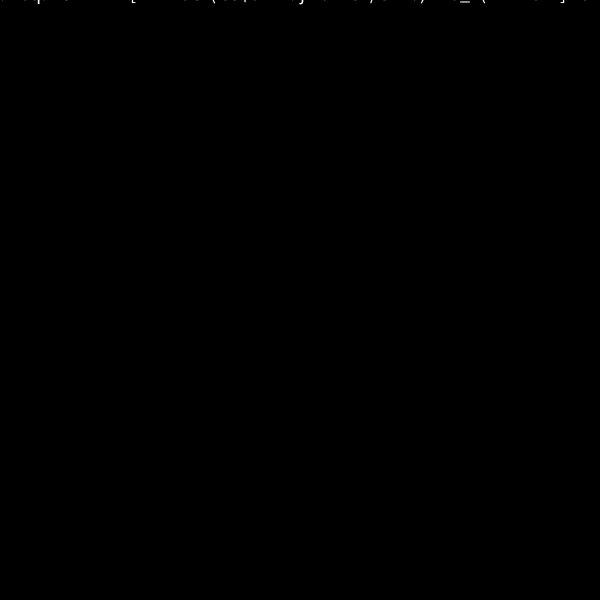
Frame 1 (no input)
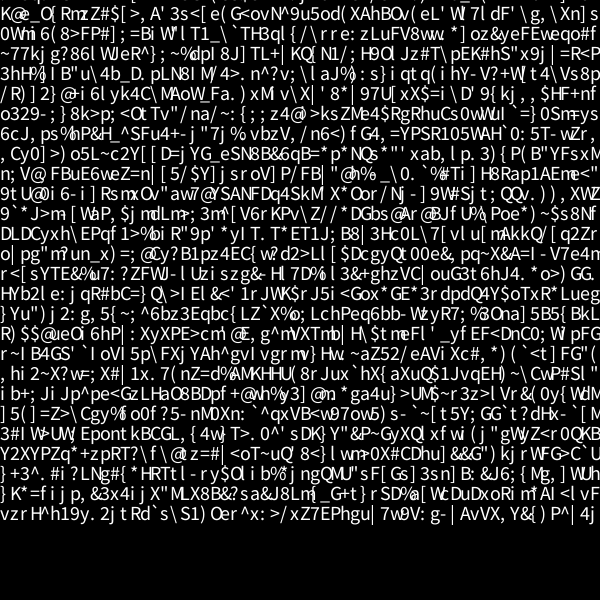
Frame 60 (the mouse pressed at the canvas centre just before this capture)
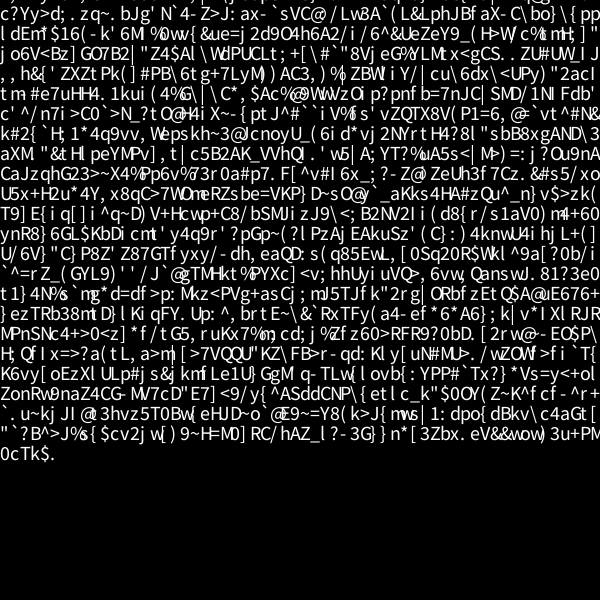
Frame 120 (the mouse held since frame 60 and released just before this capture)

The Processing sketch that drew these frames (run headless with seeded random() and noise(); from frame 60 on, the mouse is pressed at the canvas centre):

// Processing sketch: RandomChars
// ── RandomChars.pde
int index, maxIndex;
int maxX, maxY;

final float FONT_SIZE = 10;

final int MAXCHARS = 100;
final int MINCHARS = 5;

void setup() {
  //fullScreen();
  size(600, 600);
  textSize(2 * FONT_SIZE);

  index = 0;
  maxX = int(width / (FONT_SIZE * .5));
  maxY = int(height / (FONT_SIZE));
  maxIndex = maxX * maxY / 2;

  background(0);
}

void draw() {
  fill(255);
  int chars = int(random(MINCHARS, MAXCHARS));
  for (int i = 0; i < chars; i++) {
    float x = FONT_SIZE * (index % maxX);
    float y = FONT_SIZE * ((index - (index % maxY))/maxY);
    index++;
    text((char)int(random(34, 127)), x, y);
  }
  if (index >= maxIndex)
  {
    background(0);
    index = 0;
  }
}
